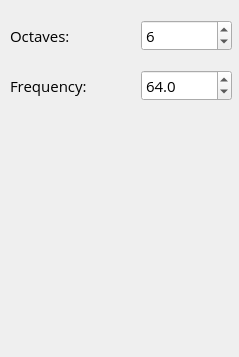
            <widget class="QWidget" name="mpWind">
             <property name="geometry">
              <rect>
               <x>0</x>
               <y>0</y>
               <width>239</width>
               <height>357</height>
              </rect>
             </property>
             <attribute name="label">
              <string>Wind</string>
             </attribute>
             <widget class="QLabel" name="label_83">
              <property name="geometry">
               <rect>
                <x>10</x>
                <y>70</y>
                <width>101</width>
                <height>31</height>
               </rect>
              </property>
              <property name="font">
               <font>
                <family>Open Sans</family>
                <pointsize>11</pointsize>
                <weight>50</weight>
                <bold>false</bold>
               </font>
              </property>
              <property name="text">
               <string>Frequency:</string>
              </property>
             </widget>
             <widget class="QDoubleSpinBox" name="spnWindFreq">
              <property name="geometry">
               <rect>
                <x>141</x>
                <y>70</y>
                <width>91</width>
                <height>31</height>
               </rect>
              </property>
              <property name="font">
               <font>
                <family>Open Sans</family>
                <pointsize>11</pointsize>
                <weight>50</weight>
                <bold>false</bold>
               </font>
              </property>
              <property name="decimals">
               <number>1</number>
              </property>
              <property name="maximum">
               <double>256.000000000000000</double>
              </property>
              <property name="singleStep">
               <double>8.000000000000000</double>
              </property>
              <property name="value">
               <double>64.000000000000000</double>
              </property>
             </widget>
             <widget class="QSpinBox" name="spnWindOct">
              <property name="geometry">
               <rect>
                <x>141</x>
                <y>20</y>
                <width>91</width>
                <height>31</height>
               </rect>
              </property>
              <property name="font">
               <font>
                <family>Open Sans</family>
                <pointsize>11</pointsize>
                <weight>50</weight>
                <bold>false</bold>
               </font>
              </property>
              <property name="value">
               <number>6</number>
              </property>
             </widget>
             <widget class="QLabel" name="label_84">
              <property name="geometry">
               <rect>
                <x>10</x>
                <y>20</y>
                <width>101</width>
                <height>31</height>
               </rect>
              </property>
              <property name="font">
               <font>
                <family>Open Sans</family>
                <pointsize>11</pointsize>
                <weight>50</weight>
                <bold>false</bold>
               </font>
              </property>
              <property name="text">
               <string>Octaves:</string>
              </property>
             </widget>
            </widget>
